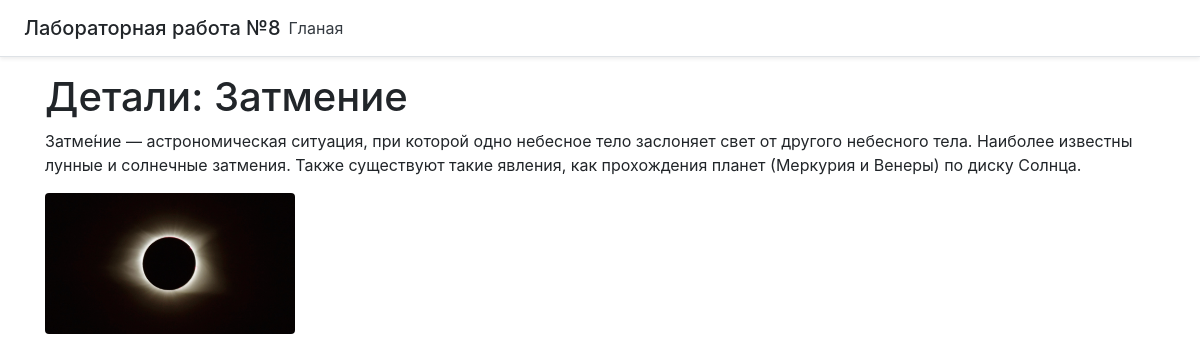
/1/, run on the app's committed database.
### main/models.py (models this page shows, shortened)
class Phenomenon(models.Model):
    name = models.CharField(max_length=30)

class Description(models.Model):
    phen_id = models.ForeignKey(Phenomenon, on_delete=models.CASCADE)
    description = models.CharField(max_length=1500)

### main/views.py (the view)
# urls.py: path('<int:phen_id>/', views.details, name='details'),
def details(request, phen_id):
    phen_list = Phenomenon.objects.all()
    for i in phen_list:
        if i.id == phen_id:
            phen = i
    description = get_object_or_404(Description, pk=phen_id)
    return render(request, 'main/details.html', {'pnen': phen, 'description': description})

### main/templates/main/details.html (shortened to what this page needs)
{% extends 'main/base.html'%}
{% block content %}
    <h1>Детали: {{ pnen.name }}</h1>
    <p class="card-text">{{ description.description }}</p>
    {% if pnen.id == 1 %}
        <img  style="max-width: 250px; height: auto" src="static/main/images/1.jpg" alt="tenet" class="rounded img-fluid">
    {% endif %}
{% endblock %}

### data on the page
Phenomenon: name "Затмение"
Description: description "Затме́ние — астрономическая ситуация, при которой одно небесное тело заслоняет свет от другого небесного тела. Наиболее известны лунные и солнечные затмения. Также существуют такие явления, как прохождения планет (Меркурия и Венеры) по диску Солнца."
